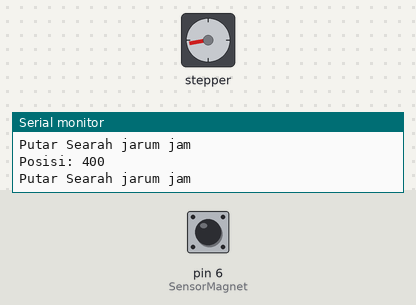
The sketch below on a simulated Arduino Uno, built with avr-gcc and run on an emulated ATmega328P. Shown: stepper motor, the last lines printed to the serial monitor. The inputs (shaded band) are chosen by the test bench; at power-on: pin 6 (SensorMagnet) HIGH. Stepper angles assume 200 steps per turn.

Above: at 2.8 s.
2.9 s: pin 6 (SensorMagnet) driven LOW
At 3.47 s:
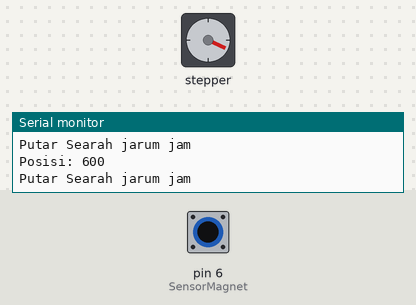
At 5.2 s:
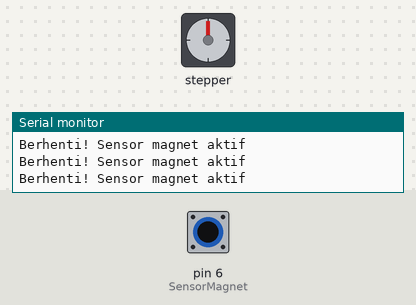
5.9 s: pin 6 (SensorMagnet) pulsed HIGH 2 times (0.12 s each, 0.3 s apart)
10.6 s: pin 6 (SensorMagnet) pulsed HIGH 5 times (0.12 s each, 0.3 s apart)
Timing chart, 0 to 13.6 s (numbered marks = the images above; inputs shaded):
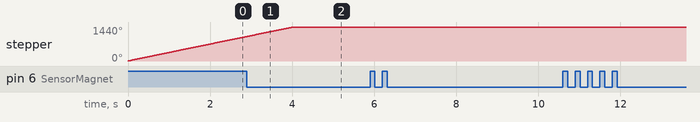

Measured:
- after the input at 2.9 s, stepper: goes on until 4.0 s, then stays 1440°
- by itself, stepper: keeps turning clockwise at about 359°/s

The sketch:

motornema_1.ino
```cpp
#include <Stepper.h>

#define SensorMagnet 6

bool motorjalan = true;
const int stepsPerRevolution = 200;  // Ubah ini sesuai dengan jumlah langkah per putaran motor Anda

// Inisialisasi perpustakaan stepper pada pin 8 hingga 11:
Stepper myStepper(stepsPerRevolution, 8, 9, 10, 11);

// Melacak posisi
long currentPosition = 0;

void setup() {
  // Atur kecepatan pada 60 rpm:
  myStepper.setSpeed(60);
  // Inisialisasi port serial:
  Serial.begin(9600);
  // Inisialisasi pin sensor:
  pinMode(SensorMagnet, INPUT);
}

void loop() {
  // Baca nilai dari sensor magnet:
  int nilaiSensor = digitalRead(SensorMagnet);

  if (motorjalan) {
    // Jika motor berjalan, putar searah jarum jam:
    Serial.println("Putar Searah jarum jam");
    myStepper.step(stepsPerRevolution);
    currentPosition += stepsPerRevolution;
    Serial.print("Posisi: ");
    Serial.println(currentPosition);
  }

  // Cek kondisi untuk menghentikan motor:
  if (nilaiSensor == LOW) {
    Serial.println("Berhenti! Sensor magnet aktif");
    motorjalan = false;
    stopMotor();
  }
}

void stopMotor() {
  // Tambahkan logika untuk menghentikan motor jika diperlukan
  // Misalnya, atur kecepatan ke nol atau setel ulang posisi
  myStepper.setSpeed(0);
}
```
